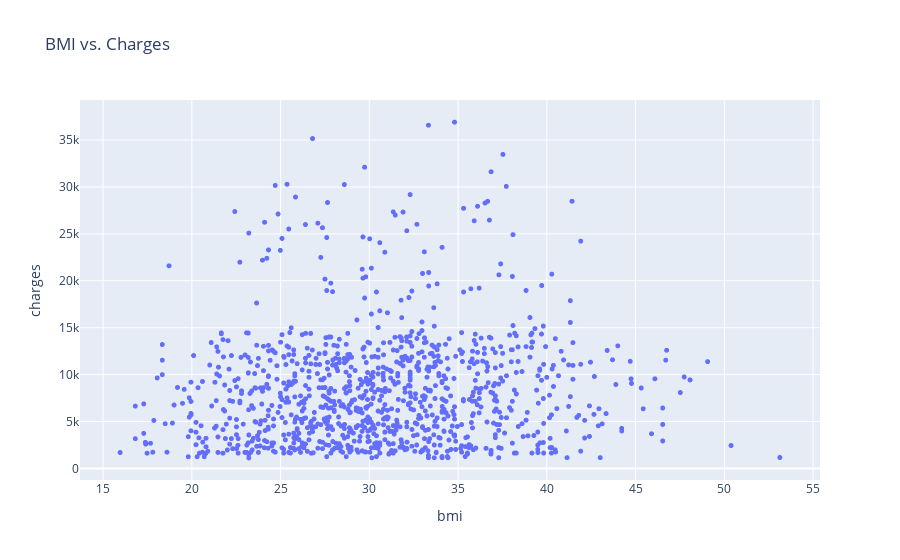

The notebook cell this image was saved under:
### Markdown cell above
And the correlation is almost non existant.

### Code cell
fig = px.scatter(non_smoker_df, x='bmi', y='charges', title='BMI vs. Charges')
fig.update_traces(marker_size=5)
fig.show()

### Figure 1 — Plotly figure (JSON) as saved in the notebook; plotly's stock layout.template omitted (floating-point values rounded to 4 significant figures; data arrays with more than 128 entries replaced by an {"elided": "..."} marker saying what was removed)
{"data": [{"hovertemplate": "bmi=%{x}<br>charges=%{y}<extra></extra>", "legendgroup": "", "marker": {"color": "#636efa", "size": 5, "symbol": "circle"}, "mode": "markers", "name": "", "showlegend": false, "type": "scattergl", "x": {"elided": "1064 float values"}, "xaxis": "x", "y": {"elided": "1064 float values"}, "yaxis": "y"}], "layout": {"legend": {"tracegroupgap": 0}, "title": {"text": "BMI vs. Charges"}, "xaxis": {"anchor": "y", "domain": [0, 1], "title": {"text": "bmi"}}, "yaxis": {"anchor": "x", "domain": [0, 1], "title": {"text": "charges"}}}}
